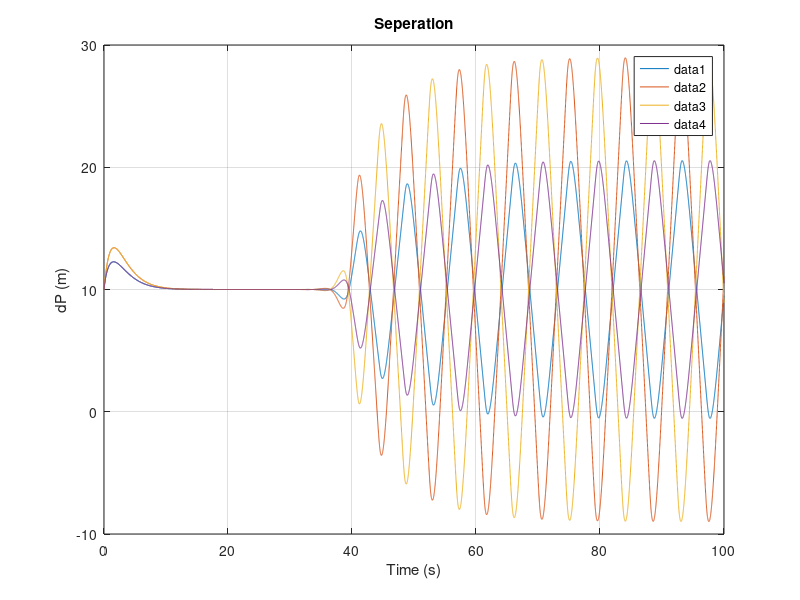
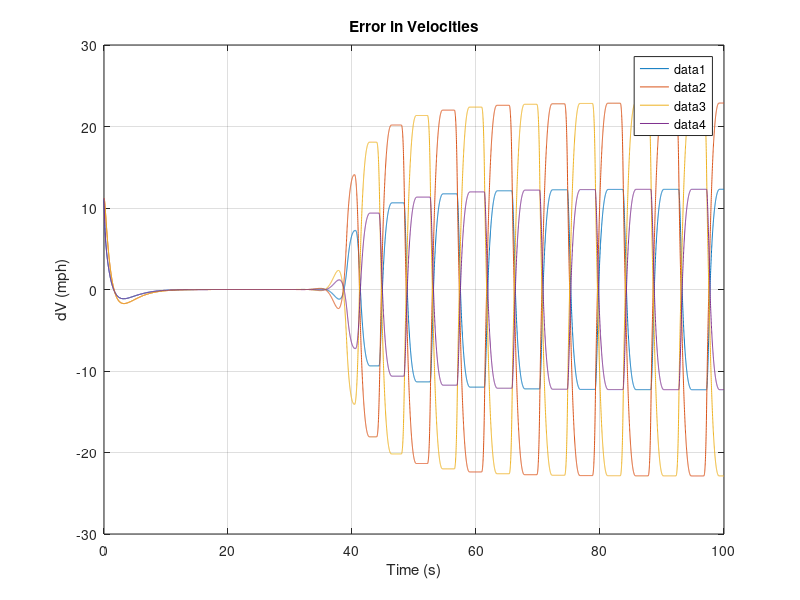
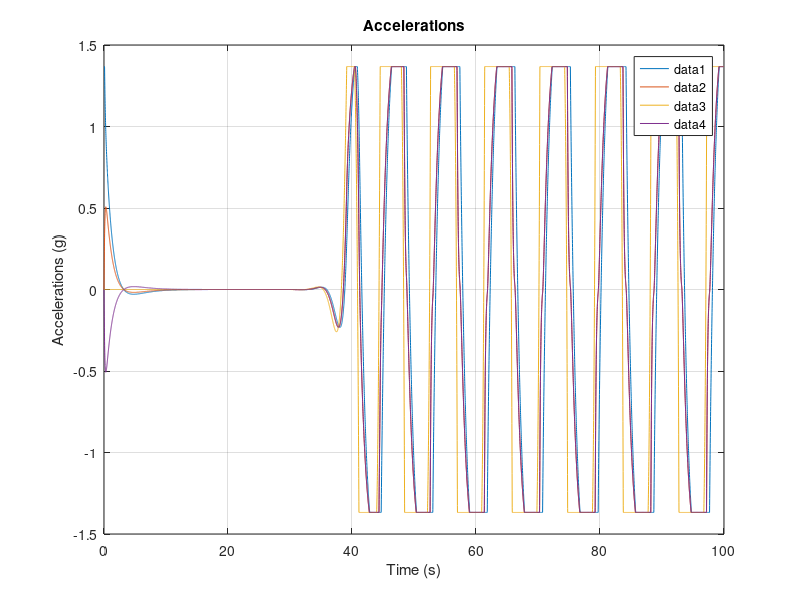

Write the MATLAB code that produced these figures, in order.
%% Vehicle Platoon

close all; clc; clear;

%% Functions

kp = 1;
kd = 3.3;
d = 10;

N = 5; % Platoon size with Leader

for n = 1:N-1
    B(n*2,n:n+1) = [-1 1];
    
end

for n=0:N-1
    K(n+1,n*2+1:n*2+4) = [-kp -kd kp kd];
end

K  = K(:,3:end-2);
A = diag(mod((1:N*2-3),2)==1,1)*1;

%% LQR
% Q = eye(N*2);
% R = 50*eye(N);
% [K,S,E]=lqr(A,B,Q,R);

%% Attacque

K_a = K;

K_a(3,3:6) = [-1 2 1 -2];

%% simulation

% X0  = zeros(1,N*2);
% X0(1,end-1:end) = [0 50];

X0 = [-0 5 -0 5 -0 5 -0 5];

tfin = 100;
dt = 0.01;

clear X t
t=0:dt:tfin;

maxA = 13.4112; % 30 mph/s in m/s^2
minA = -13.4112; % -30 mph/s m/s^2

X(1,:) = X0';

a = 15;
f= 0.05;
w = 1.53;

for n=2:length(t)
%     E(n-1,:) = (R - C*X(n-1,:)')';
%     U(n-1,:) = ((K)*X(n-1,:)');
%     U(n-1,:) = ((K+K_a*a*sin(w*t(n)))*X(n-1,:)');
    U(n-1,:) = (K_a*X(n-1,:)');

    U(maxA<U)=maxA;
    U(minA>U)=minA;   

    Xd = A*X(n-1,:)' + B*U(n-1,:)';
    X(n,:) = X(n-1,:) + dt*Xd';
end

%% Plots
for n=1:N-1
figure(1); plot(t,X(:,(n)*2-1)+d); hold on;
n
end
title('Seperation');
xlabel('Time (s)');
ylabel('dP (m)');
legend('show')
grid on



for n=1:N-1
figure(2); plot(t,X(:,n*2).*2.23694); hold on
n
end
title('Error in Velocities');
xlabel('Time (s)');
ylabel('dV (mph)');
legend('show')
grid on


for n=1:N-1
figure(3); plot(t(1:end-1),U(:,n)./9.806); hold on
end
title('Accelerations');
xlabel('Time (s)');
ylabel('Accelerations (g)');
legend('show')
grid on


%% Robustness
% 
% Ks = -10:2:10;
% K_a = K;
% figure;
% for n=1:length(Ks)
%     K_a(3,6) = Ks(n);
%     K_a(3,4) = -Ks(n);
%     [b,a] = ss2tf(A,B(:,3),K_a(3,:),0);
%     RD_u3 = tf(b,a);
%     bode(RD_u3+1);hold on
% end
% 
% for n=1:length(Ks)
%     K_a(3,6) = Ks(n);
%     K_a(3,4) = -Ks(n)
%     [b,a] = ss2tf(A,B(:,3),K_a(3,:),0);
%     RD_u3 = tf(b,a);
%     figure;margin(RD_u3+1);legend(num2str(Ks(n)))
% end
